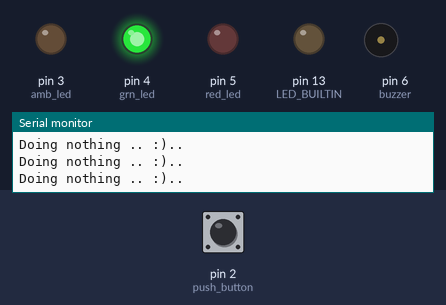
Simulated run of this sketch. Board: Arduino Uno, built with avr-gcc and run on an emulated ATmega328P. Shown: output pins drawn as LEDs (lit = HIGH), buzzer (waves = sounding), the last lines printed to the serial monitor. The inputs (shaded band) are chosen by the test bench; at power-on: pin 2 (push_button) HIGH.

Above: at 1.3 s.
1.4 s: pin 2 (push_button) pulled LOW for 0.15 s
At 4.9 s:
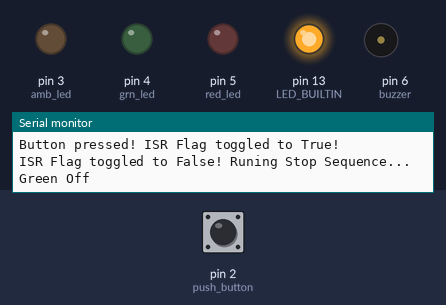
At 5.4 s:
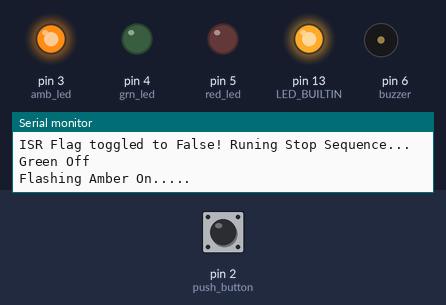
Timing chart, 0 to 18.6 s (numbered marks = the images above; inputs shaded):
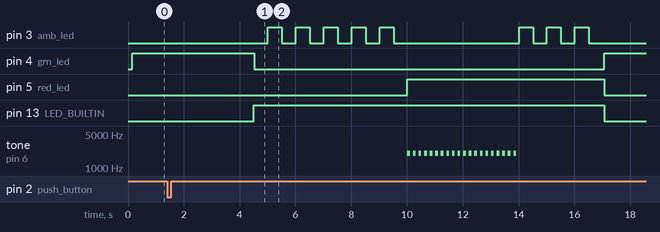

The sketch:

sketch.ino
```cpp
#include <Arduino.h>

constexpr int amb_led = 3;
constexpr int grn_led = 4;
constexpr int red_led = 5;

constexpr int push_button = 2;

constexpr int buzzer = 6;

unsigned long startTime = 0;
unsigned long stopTime = 0;
volatile bool stopSequenceRunning = false;

volatile bool stopRequested = false;

void setup() {
  Serial.begin(9600);
  // Setting up Arudino IOs
  Serial.println("Setting up Arduino Green, Amber, Red LED Pins (3, 4, 5)...");
  pinMode(grn_led, OUTPUT);
  pinMode(amb_led, OUTPUT);
  pinMode(red_led, OUTPUT);
  pinMode(LED_BUILTIN, OUTPUT);
  pinMode(buzzer, OUTPUT);
  // Setting up Arduino Push Button "Input Pullup" pin
  Serial.println("Setting up Arduino Push Button \"Input Pullup\" pin 2...");
  pinMode(push_button, INPUT_PULLUP);
  // Attaching Interrupt Service Routine to Arduino Push Button Pin,and running ISR "stopTraffic" on falling edge
  Serial.println("Attaching ISR to Push Button pin, monitoring button status continuously!");
  attachInterrupt(digitalPinToInterrupt(push_button), stopTraffic, FALLING);
}

void loop() {
  // Ignore button presses while stop sequence is running
  if (stopSequenceRunning) {
    return;
  }
  // Traffic on
  Serial.println("Green Traffic Light On!");
  // NORMAL STATE (set once)
  digitalWrite(amb_led, LOW);
  digitalWrite(red_led, LOW);
  digitalWrite(grn_led, HIGH);

  // Turning Built in LED Green to indicate On Operation
  digitalWrite(LED_BUILTIN, LOW);

  // WAIT HERE until button is pressed
  while (!stopRequested) {
    // do nothing, just wait
    Serial.println("Doing nothing .. :)..");
  }

  // Button Pressed! Wait for 3 seconds before running stop sequence
  Serial.println("Button Pressed! Waiting for 3 seconds before running stop sequence...");
  delay(3000);

  // STOP REQUESTED → run stop sequence
  // Exiting while loop, toggling ISR flag to flase and running "Stop" sequence
  Serial.println("Button pressed! ISR Flag toggled to True!");
  Serial.println("ISR Flag toggled to False! Runing Stop Sequence...");
  stopRequested = false;
  runStopSequence();

  // After stop sequence, loop() restarts → normal state again
}

void runStopSequence() {
  // start recording time for stop sequence
  //
  stopSequenceRunning = true;
  startTime = millis();
  //Stop Requested!
  // Turning Built in LED Red to indicate Stop Operation
  digitalWrite(LED_BUILTIN, HIGH);
  Serial.println("Green Off");
  // Turn green off
  digitalWrite(grn_led, LOW);
  delay(500);

  // Flashing Amber light
  Serial.println("Flashing Amber On.....");
  for (int i = 0; i < 5; i++) {
    digitalWrite(amb_led, HIGH);
    delay(500);
    digitalWrite(amb_led, LOW);
    delay(500);
  }
  Serial.println("Flashing Amber OFF.....");

  // Red
  Serial.println("Red On");
  digitalWrite(red_led, HIGH);

  // Buzzer On
  Serial.println("Buzzer On");
  for (int i = 0; i < 20; i++) {
    tone(buzzer, 2000); // 2000 Hz tone for clear audible output in Wokwi
    delay(100);
    noTone(buzzer);
    delay(100);
  }

  // Buzzer Off
  Serial.println("Buzzer Off");
  noTone(buzzer);

  // Flashing Amber light
  Serial.println("Flashing Amber On");
  for (int i = 0; i < 3; i++){
    digitalWrite(amb_led, HIGH);
    delay(500);
    digitalWrite(amb_led, LOW);
    delay(500);
  }
  Serial.println("Flashing Amber Off.....");
  Serial.println("Red Off.....");

  // recording time for stop sequence
  stopTime = millis();
  stopSequenceRunning = false;// asserting stop sequence is done
  // Print total time taken for stop sequence
  Serial.print("Total time taken for stop sequence: ");
  Serial.print((stopTime - startTime) / 1000);
  Serial.println(" seconds");
  stopSequenceRunning = false;// asserting stop sequence is done
  // Back to green happens automatically when loop restarts
}

void stopTraffic() {
  if (!stopSequenceRunning) {
    stopRequested = true; // Set the flag to indicate that a stop has been requested

  // Button Pressed!
  stopRequested = true;
  }
}
```

Measured:
- after the input at 1.4 s, pin 3 (amb_led): LOW → HIGH after 3.6 s, → LOW 0.50 s later, → HIGH 0.50 s later, → LOW 0.50 s later, … (16 changes in this stretch); pin 4 (grn_led): HIGH → LOW after 3.1 s, → HIGH 12.6 s later
